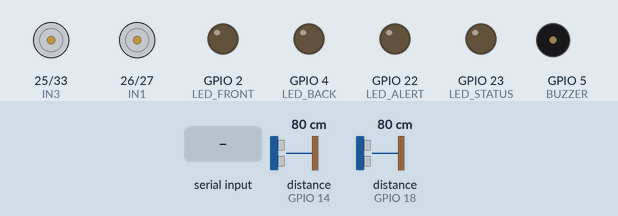
Bench run of a sketch on a simulated ESP32. Shown: motor-driver pin pairs drawn as motors (green arrow = first pin HIGH = forward, orange = second pin HIGH = backward, longer = more drive), output pins drawn as LEDs (lit = HIGH), buzzer (waves = sounding). Wiring (inferred from the names in the program): 2 × ultrasonic range finder: trigger GPIO 12, echo GPIO 14 / trigger GPIO 19, echo GPIO 18. Dashed ring = blinking. The test bench sets the inputs (shaded band); at power-on: distance to the obstacle (sensors on GPIO 14, GPIO 18) 80 cm. The echo pulse lasts 58.3 µs per cm; random numbers use the default seed unless the sketch sets one; nothing arrives over Bluetooth unless stated; pins used as bus, display or sensor lines are not drawn.

Above: at 1.2 s.
1.3 s: "F" received over the second serial link
At 2.0 s:
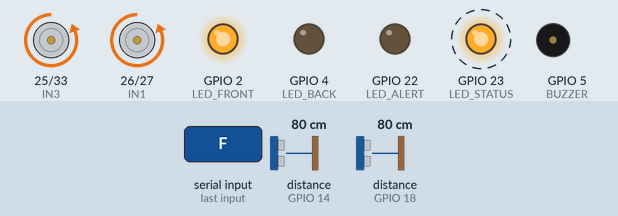
4.3 s: distance to the obstacle (sensor on GPIO 14) set to 24 cm
6.2 s: distance to the obstacle (sensor on GPIO 14) set to 19 cm
At 7.0 s:
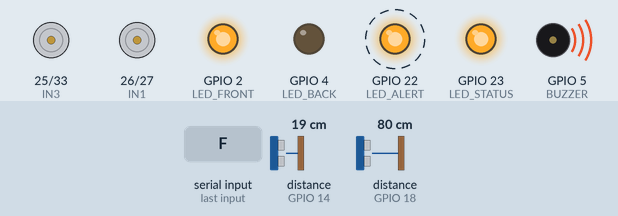
9.2 s: "B" received over the second serial link
At 9.9 s:
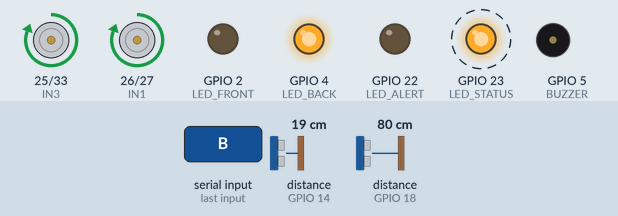
12.2 s: distance to the obstacle (sensor on GPIO 18) set to 24 cm
15.2 s: distance to the obstacle (sensor on GPIO 18) set to 19 cm
At 16.0 s:
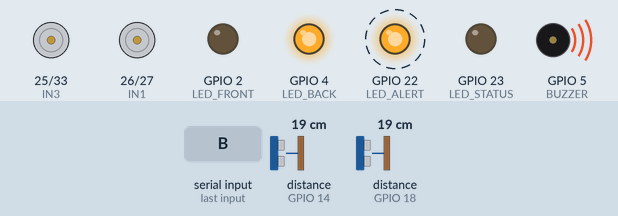
Timing chart, 0 to 24.2 s (numbered marks = the images above; inputs shaded):
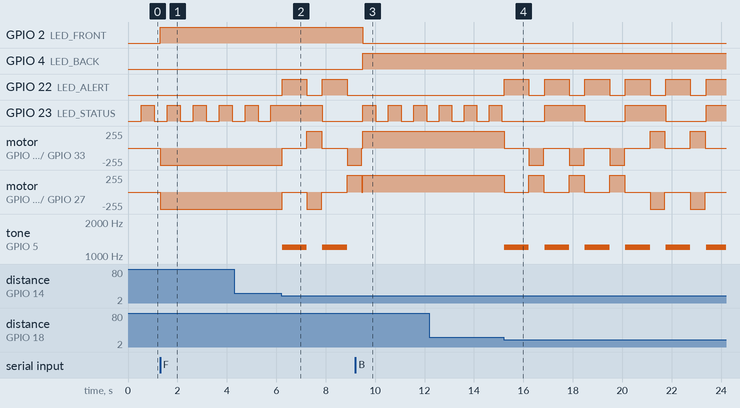

The sketch:

etch_dec19acar_copy_20251219171531carnew_copy_20260224105009.ino
```cpp
#include "BluetoothSerial.h"

BluetoothSerial SerialBT;

/* ===== Motor pinlari ===== */
#define IN1 26
#define IN2 27
#define IN3 25
#define IN4 33

/* ===== Ultrasonik ===== */
#define TRIG_F 12
#define ECHO_F 14
#define TRIG_B 19
#define ECHO_B 18

/* ===== LED va buzzer ===== */
#define LED_FRONT 2
#define LED_BACK  4
#define LED_ALERT 22
#define LED_STATUS 23
#define BUZZER 5

int limitDistance = 20; // sm
char lastCmd = 'S';

unsigned long previousMillisStatus = 0;
const long intervalStatus = 500;

/* ================= SETUP ================= */
void setup() {

  Serial.begin(115200);
  SerialBT.begin("ESP32_CAR");

  /* Motor */
  pinMode(IN1, OUTPUT);
  pinMode(IN2, OUTPUT);
  pinMode(IN3, OUTPUT);
  pinMode(IN4, OUTPUT);

  /* Ultrasonik */
  pinMode(TRIG_F, OUTPUT);
  pinMode(ECHO_F, INPUT);
  pinMode(TRIG_B, OUTPUT);
  pinMode(ECHO_B, INPUT);

  /* LED + Buzzer */
  pinMode(LED_FRONT, OUTPUT);
  pinMode(LED_BACK, OUTPUT);
  pinMode(LED_ALERT, OUTPUT);
  pinMode(LED_STATUS, OUTPUT);
  pinMode(BUZZER, OUTPUT);

  /* Random seed */
  randomSeed(analogRead(34));

  stopCar();
}

/* ================= LOOP ================= */
void loop() {

  int distFront = readDistance(TRIG_F, ECHO_F);
  int distBack  = readDistance(TRIG_B, ECHO_B);

  /* Bluetooth buyruq */
  if (SerialBT.available()) {
    lastCmd = SerialBT.read();
  }

  /* Status LED blink */
  if(millis() - previousMillisStatus >= intervalStatus){
    previousMillisStatus = millis();
    digitalWrite(LED_STATUS, !digitalRead(LED_STATUS));
  }

  switch (lastCmd) {

    /* ===== OLDINGA ===== */
    case 'F':

      if(distFront > limitDistance){

        forward();
        digitalWrite(LED_FRONT, HIGH);
        digitalWrite(LED_BACK, LOW);
        noTone(BUZZER);

      } else {

        obstacleAction();

      }
      break;

    /* ===== ORQAGA ===== */
    case 'B':

      if(distBack > limitDistance){

        backward();
        digitalWrite(LED_BACK, HIGH);
        digitalWrite(LED_FRONT, LOW);
        noTone(BUZZER);

      } else {

        obstacleAction();

      }
      break;

    /* ===== CHAP ===== */
    case 'L':
      left();
      noTone(BUZZER);
      break;

    /* ===== O‘NG ===== */
    case 'R':
      right();
      noTone(BUZZER);
      break;

    /* ===== STOP ===== */
    default:
      stopCar();
      noTone(BUZZER);
      break;
  }

  delay(30);
}

/* ========== TOSIQDA 90° BURILISH ========== */
void obstacleAction(){

  // 1. To‘xtaydi
  stopCar();

  // 2. Signal
  digitalWrite(LED_ALERT, HIGH);
  tone(BUZZER, 1200);

  // 3. 1 sekund kutadi
  delay(1000);

  noTone(BUZZER);
  digitalWrite(LED_ALERT, LOW);

  // 4. Random 90° burilish
  int turnSide = random(0,2);

  if(turnSide == 0){
    left();        // chap
    delay(600);    // 90° sozlash
  }
  else{
    right();       // o‘ng
    delay(600);
  }

  stopCar();
}

/* ===== Ultrasonik o‘qish ===== */
int readDistance(int trigPin, int echoPin) {

  digitalWrite(trigPin, LOW);
  delayMicroseconds(2);

  digitalWrite(trigPin, HIGH);
  delayMicroseconds(10);
  digitalWrite(trigPin, LOW);

  long duration = pulseIn(echoPin, HIGH, 30000);
  int distance = duration * 0.034 / 2;

  if(distance == 0) distance = 300;
  return distance;
}

/* ===== Motor funksiyalar ===== */

void forward() {
  digitalWrite(IN1, LOW);
  digitalWrite(IN2, HIGH);
  digitalWrite(IN3, LOW);
  digitalWrite(IN4, HIGH);
}

void backward() {
  digitalWrite(IN1, HIGH);
  digitalWrite(IN2, LOW);
  digitalWrite(IN3, HIGH);
  digitalWrite(IN4, LOW);
}

void left() {
  digitalWrite(IN1, LOW);
  digitalWrite(IN2, HIGH);
  digitalWrite(IN3, HIGH);
  digitalWrite(IN4, LOW);
}

void right() {
  digitalWrite(IN1, HIGH);
  digitalWrite(IN2, LOW);
  digitalWrite(IN3, LOW);
  digitalWrite(IN4, HIGH);
}

void stopCar() {
  digitalWrite(IN1, LOW);
  digitalWrite(IN2, LOW);
  digitalWrite(IN3, LOW);
  digitalWrite(IN4, LOW);
}
```

Measured:
- the behaviour switches between 22 and 21 cm on distance to the obstacle (sensor on GPIO 14) (found by bisection; images 1 and 2)
- the behaviour switches between 22 and 21 cm on distance to the obstacle (sensor on GPIO 18) (found by bisection; images 3 and 4)
- after the input at 1.3 s, GPIO 2 (LED_FRONT): LOW → HIGH at once; motor on GPIO 25 (IN3) / GPIO 33 (IN4), motor on GPIO 26 (IN1) / GPIO 27 (IN2): stopped → backward 255/255 at once
- after the input at 6.2 s, GPIO 22 (LED_ALERT): alternates HIGH for 1.0 s and LOW for 0.64 s, starting at once; motor on GPIO 25 (IN3) / GPIO 33 (IN4): backward 255/255 → stopped at once, → forward 255/255 1.0 s later, → stopped 0.60 s later, → backward 255/255 1.0 s later
- after the input at 9.2 s, GPIO 2 (LED_FRONT): HIGH → LOW after 0.31 s; GPIO 4 (LED_BACK): LOW → HIGH after 0.31 s
- after the input at 15.2 s, GPIO 22 (LED_ALERT): alternates HIGH for 1.0 s and LOW for 0.63 s, starting at once; motor on GPIO 25 (IN3) / GPIO 33 (IN4): forward 255/255 → stopped at once, → backward 255/255 1.0 s later, → stopped 0.60 s later, → backward 255/255 1.0 s later, … (11 changes in this stretch)
- by itself, GPIO 23 (LED_STATUS): alternates HIGH for 1.6 s and LOW for 1.6 s
